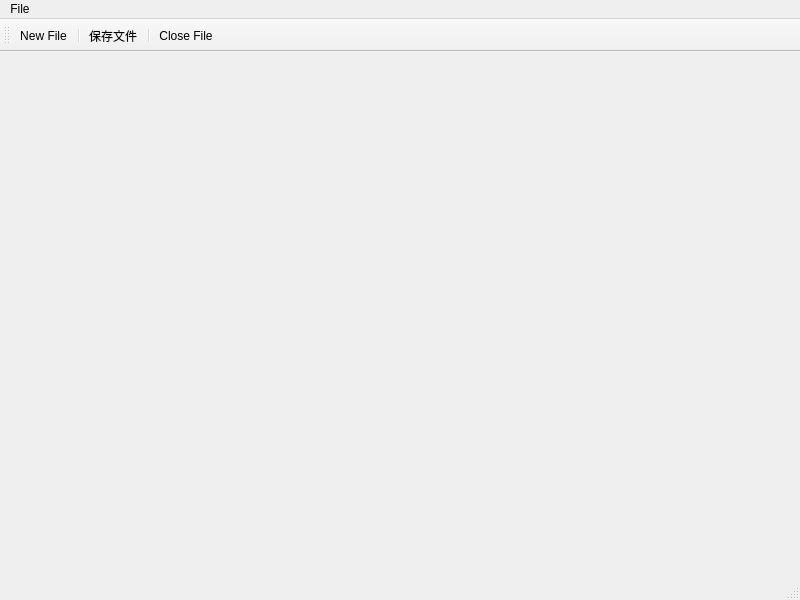
<?xml version="1.0" encoding="UTF-8"?>
<ui version="4.0">
 <class>MainWindow</class>
 <widget class="QMainWindow" name="MainWindow">
  <property name="geometry">
   <rect>
    <x>0</x>
    <y>0</y>
    <width>800</width>
    <height>600</height>
   </rect>
  </property>
  <property name="windowTitle">
   <string>MainWindow</string>
  </property>
  <widget class="QWidget" name="centralwidget"/>
  <widget class="QStatusBar" name="statusbar"/>
  <widget class="QMenuBar" name="menuBar">
   <property name="geometry">
    <rect>
     <x>0</x>
     <y>0</y>
     <width>800</width>
     <height>24</height>
    </rect>
   </property>
   <widget class="QMenu" name="menuFile">
    <property name="title">
     <string>File</string>
    </property>
    <addaction name="actionNew_File"/>
    <addaction name="actionOpen_File"/>
    <addaction name="actionSave_File"/>
    <addaction name="actionSave_As"/>
    <addaction name="separator"/>
    <addaction name="actionClose_File"/>
   </widget>
   <addaction name="menuFile"/>
  </widget>
  <widget class="QToolBar" name="toolBar">
   <property name="windowTitle">
    <string>toolBar</string>
   </property>
   <attribute name="toolBarArea">
    <enum>TopToolBarArea</enum>
   </attribute>
   <attribute name="toolBarBreak">
    <bool>false</bool>
   </attribute>
   <addaction name="actionNew_File"/>
   <addaction name="separator"/>
   <addaction name="actionSave_File"/>
   <addaction name="separator"/>
   <addaction name="actionClose_File"/>
  </widget>
  <action name="actionNew_File">
   <property name="text">
    <string>New File</string>
   </property>
   <property name="toolTip">
    <string>新建文件</string>
   </property>
   <property name="shortcut">
    <string>Meta+N</string>
   </property>
  </action>
  <action name="actionOpen_File">
   <property name="text">
    <string>Open File</string>
   </property>
  </action>
  <action name="actionSave_File">
   <property name="text">
    <string>保存文件</string>
   </property>
  </action>
  <action name="actionSave_As">
   <property name="text">
    <string>Save As...</string>
   </property>
  </action>
  <action name="actionClose_File">
   <property name="text">
    <string>Close File</string>
   </property>
  </action>
 </widget>
 <resources/>
 <connections/>
</ui>
